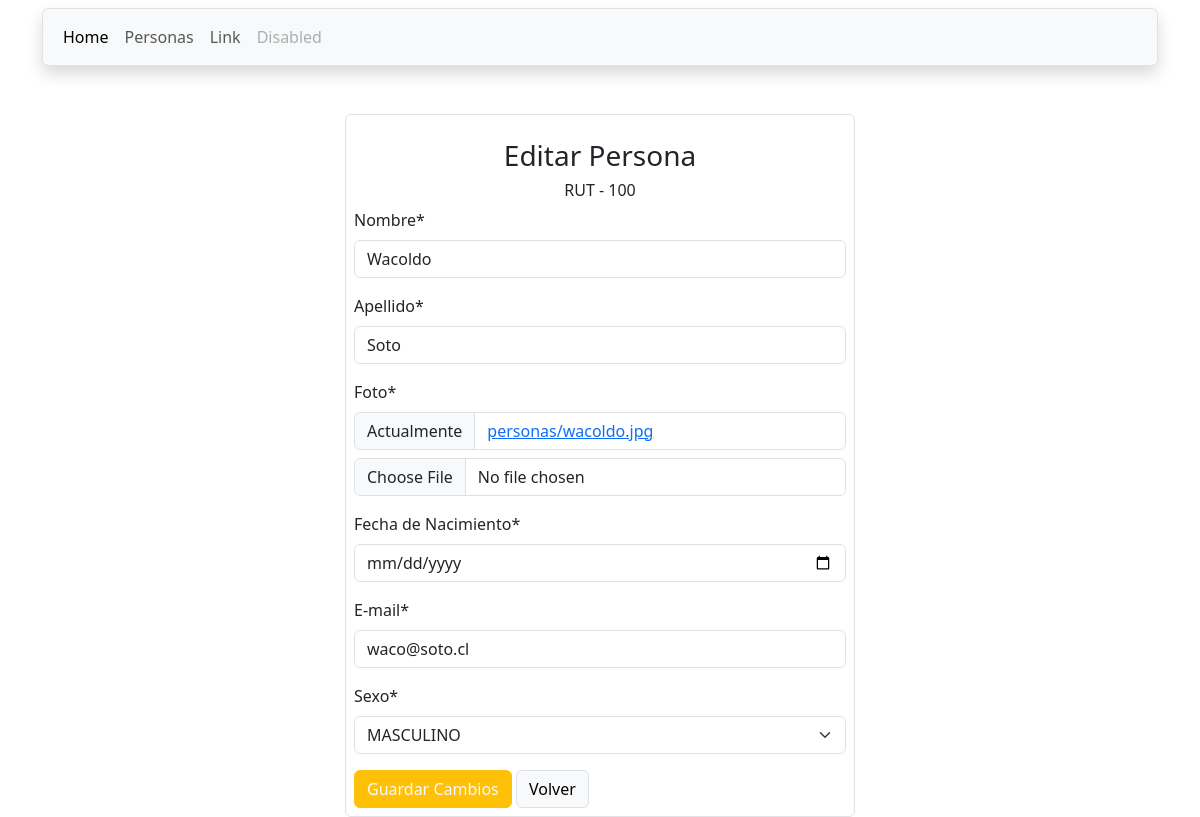
The app's page /modificar/100 with its own data.
### crud/models.py (models this page shows, shortened)
class Persona(models.Model):
    rut=models.CharField(max_length=10, primary_key=True)
    nombre=models.CharField(max_length=50, null=False)
    apellido=models.CharField(max_length=50, null=False)
    fnacto=models.DateField("Fecha de Nacimiento", null=False)
    correo=models.EmailField(verbose_name='E-mail')
    sexo=models.CharField(max_length=1,choices=TIPO_SEXO)
    foto=models.ImageField(upload_to='personas',null=True)

### crud/views.py (the view)
# urls.py: path('modificar/<id>',modificar,name='modificar'),
def modificar(request, id):
    persona=get_object_or_404(Persona,rut=id)
    form=UpdatePersonaForm(instance=persona)
    if request.method=="POST":
        form=UpdatePersonaForm(data=request.POST,files=request.FILES,instance=persona)
        if form.is_valid():
            form.save()
            return redirect(to="personas")
    datos={
        "form":form,
        "persona":persona
    }
    return render(request,'crud/modificar.html',datos)

### crud/forms.py
class UpdatePersonaForm(forms.ModelForm):
    fnacto=forms.DateField(widget=forms.DateInput(attrs={'type': 'date'}), label="Fecha de Nacimiento")
    class Meta:
        model = Persona
        fields = ['nombre','apellido','foto','fnacto','correo','sexo']

### crud/templates/crud/modificar.html (shortened to what this page needs)
{% extends "crud/base.html" %}
{% load static %}
{% load crispy_forms_tags %}
{% block contenido %}
<div class="container px-5 mt-4">
    <div class="row">
        <div class="col-sm-3"></div>
        <div class="col-sm-6">
            <div class="mt-4 p-2 border rounded">
                <h3 class="text-center mt-3">Editar Persona</h3>
                <h6 class="text-center">RUT - {{persona.rut}}</h6>
                <form action="" method="post" enctype="multipart/form-data">
                    {{form | crispy}}
                    <div>
                        <input type="submit" value="Guardar Cambios" class="btn btn-warning text-light">
                        <a href='{% url "personas" %}' role='button' class="btn btn-light border">Volver</a>
                    </div>
                </form>
            </div>
        </div>
        <div class="col-sm-3"></div>
    </div>
</div>
{% endblock contenido %}

### records on screen
Persona: rut "100", nombre "Wacoldo", apellido "Soto", correo "waco@soto.cl", sexo "MASCULINO"
